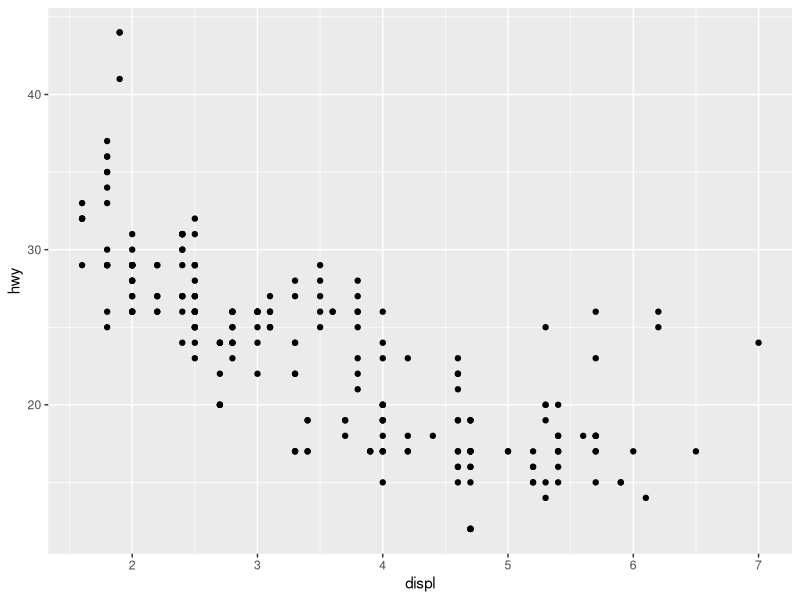
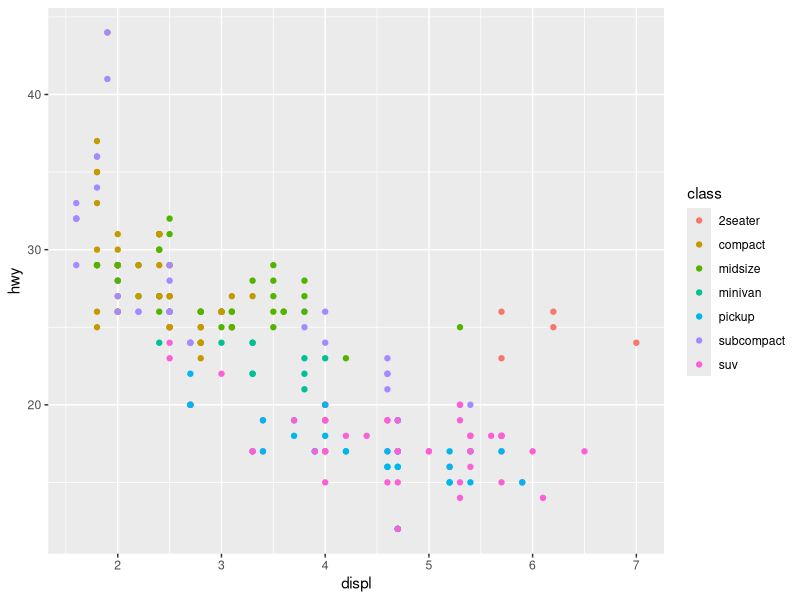
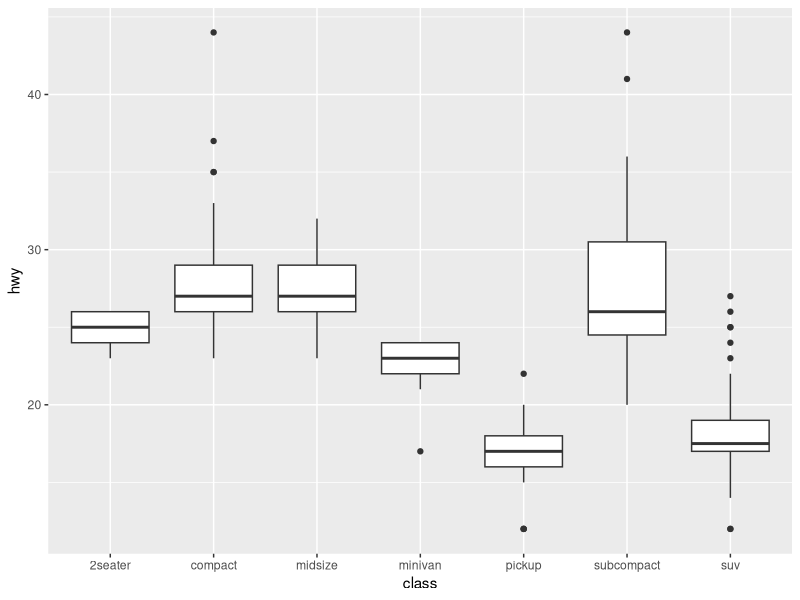
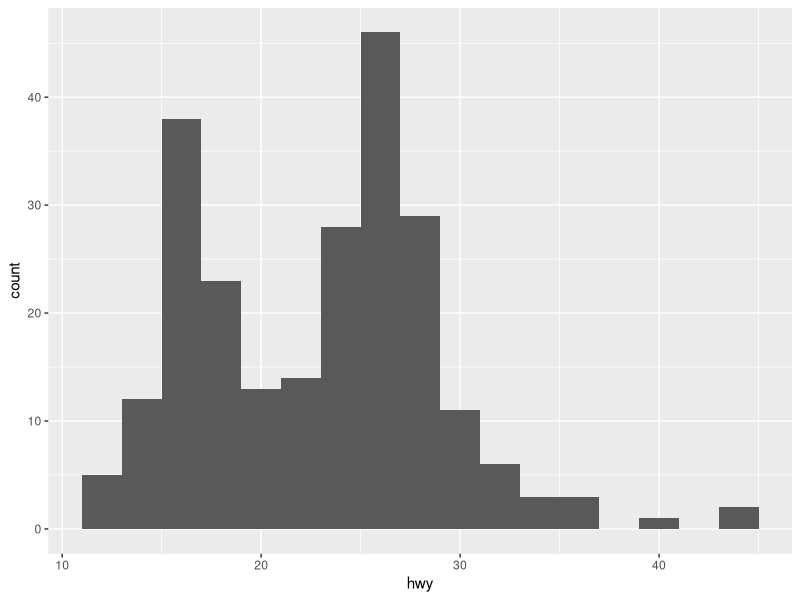
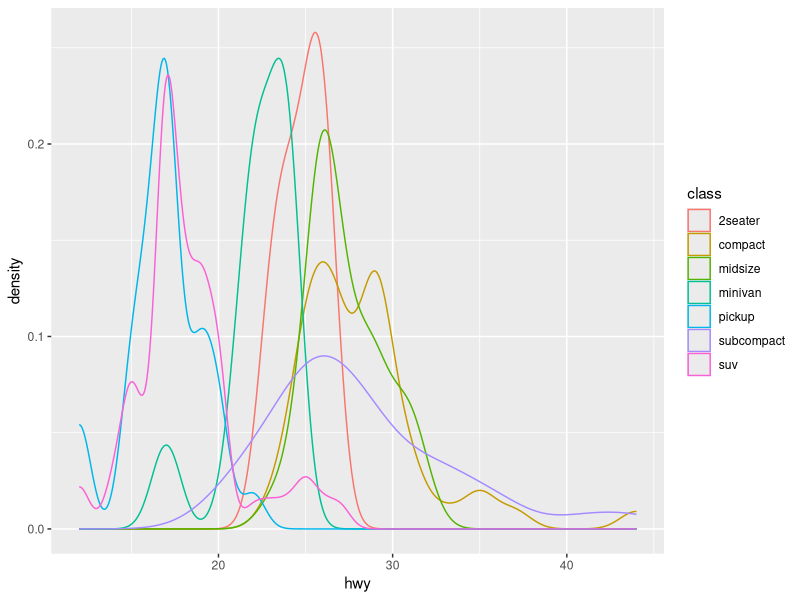
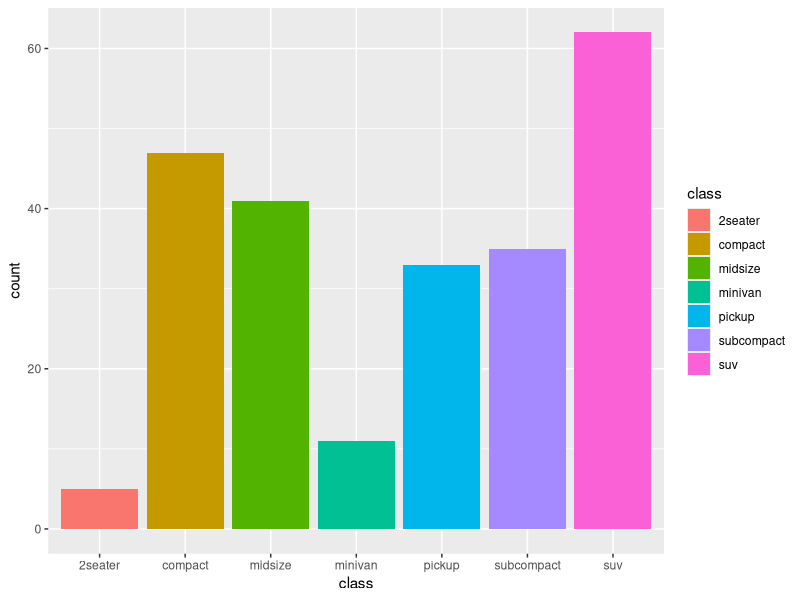
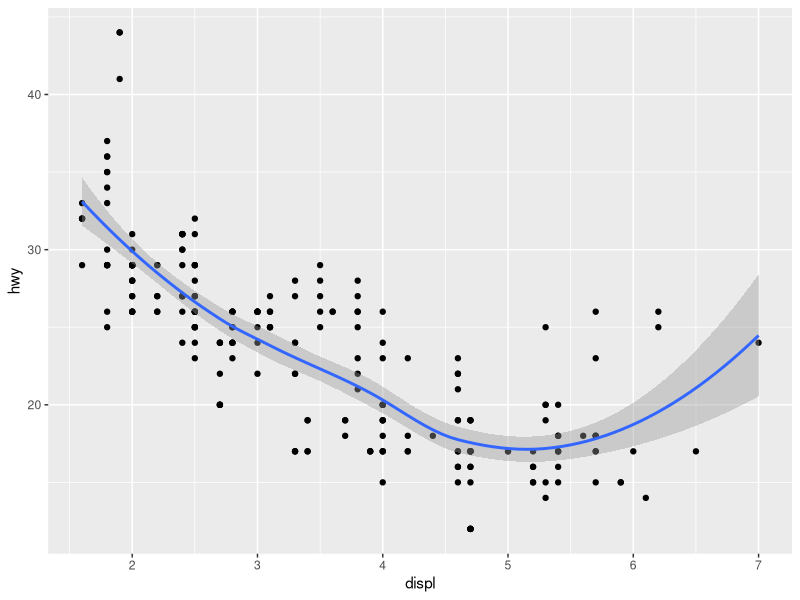

These figures' R source, in order:
## ---- chunk 1
library(tidyverse)
## ---- chunk 2
mpg
## ---- chunk 3
ggplot(data = mpg) + 
  geom_point(mapping = aes(x = displ, y = hwy))
## ---- chunk 4
ggplot(data = mpg) +
  geom_point(mapping = aes(x = displ, y = hwy, color = class))
## ---- chunk 5
ggplot(mpg) + 
  geom_boxplot(mapping = aes(x = class, y = hwy))
## ---- chunk 6
ggplot(data = mpg) +
  geom_histogram(mapping = aes(x = hwy), binwidth = 2)
## ---- chunk 7
ggplot(data = mpg) +
  geom_density(mapping = aes(x = hwy, color = class))

## ---- chunk 8
ggplot(data = mpg) +
  geom_bar(mapping = aes(x = class, fill = class))
## ---- chunk 9
ggplot(mpg) + 
  geom_point(aes(displ, hwy)) +
  geom_smooth(aes(displ, hwy))
